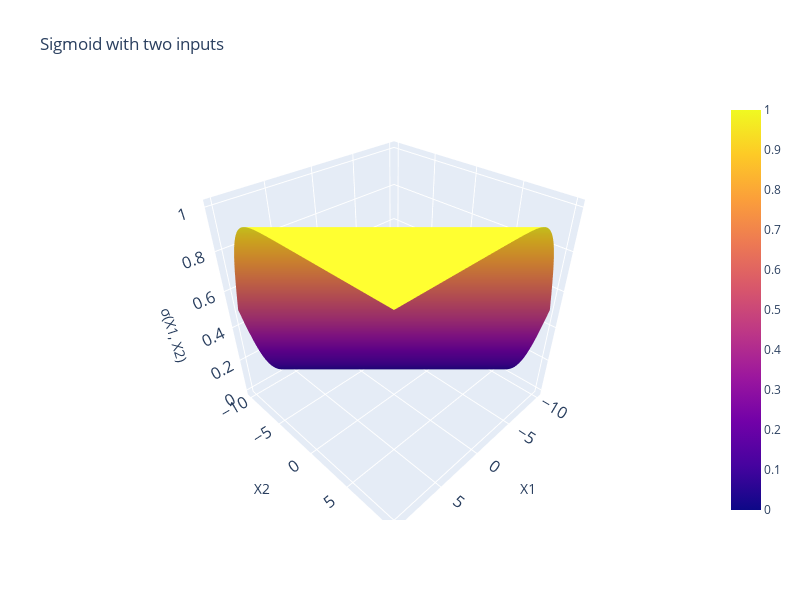

Notebook source saved alongside this figure:
### Markdown cell above
Interesting: our result is certainly not like the straight line produced by finding the graph of averages for a linear relationship. We can make two observations:

* All predictions on our line are between 0 and 1
* The predictions are **non-linear**, following a rough "S" shape

Let's think more about what we've just done.

To find the average $y$ value for each bin, we computed:

$$\frac{1 \text{(\# Y = 1 in bin)} + 0 \text{(\# Y = 0 in bin)}}{\text{\# datapoints in bin}} = \frac{\text{\# Y = 1 in bin}}{\text{\# datapoints in bin}} = P(\text{Y = 1} | \text{bin})$$

This is simply the probability of a datapoint in that bin belonging to Class 1! This aligns with our observation from earlier: all of our predictions lie between 0 and 1, just as we would expect for a probability.

Our graph of averages was really modeling the probability, $p$, that a datapoint belongs to Class 1, or essentially that $\text{Y = 1}$ for a particular value of $\text{x}$.

$$ p = P(Y = 1 | \text{ x} )$$

In logistic regression, we have a new modeling goal. We want to model the **probability that a particular datapoint belongs to Class 1** by approximating the S-shaped curve we plotted above. However, we've only learned about linear modeling techniques like Linear Regression and OLS.

### The Sigmoid Function

Let's start by identifying an S-shaped function that maps ($-\infty$, $\infty$) inputs to (0,1) outputs—the **sigmoid ($\sigma$) function**. It is also known as the logistic function or the inverse logit function.

$$\sigma(x) = \frac{1}{1+e^{-x}}$$

```{image} images/sigmoid.png
:alt: The signmoid curve
:width:400
```

As it turns out, the logistic regression model fits a sigmoid function to the data. We can also shift and scale the sigmoid function just as if we were transforming any other function to fit our data:
$$\sigma(\theta_0+\theta x) = \frac{1}{1+e^{-(\theta_0+\theta_1x)}}$$

Note that our input to the sigmoid function here looks exactly like simple linear regression! And just like in ordinary least squares, we're not limited to one input:
$$P(Y=1 \mid x) = \sigma(\theta_0 + \theta_1 x_1 + \theta_2 x_2 ) = \frac{1}{1+e^{-(\theta_0 + \theta_1 x_1 + \theta_2 x_2)}}$$

````{dropdown} Click to see the code
```python
import plotly.graph_objects as go

# Plot a 3D sigmoid surface
x1 = np.linspace(-10, 10, 100)
x2 = np.linspace(-10, 10, 100)
X1, X2 = np.meshgrid(x1, x2)
y_values = 1/(1 + np.exp(-(X1 + X2)))

# Create a 3D surface plot for the sigmoid function
fig = go.Figure(data=[go.Surface(z=y_values, x=X1[0], y=X2[:, 0])])

# Update layout for better visualization
fig.update_layout(
  title="Sigmoid with two inputs",
  scene=dict(
    xaxis_title="X1",
    yaxis_title="X2",
    zaxis_title="\u03C3(X1, X2)"
  ),
  width=800,
  height=600
)

# Reduce tick label size
fig.update_layout(
    scene=dict(
        xaxis=dict(tickfont=dict(size=14)),
        yaxis=dict(tickfont=dict(size=14)),
        zaxis=dict(tickfont=dict(size=14))
    )
)

fig.show()
```
````

### Code cell
import plotly.graph_objects as go

# Plot a 3D sigmoid surface
x1 = np.linspace(-10, 10, 100)
x2 = np.linspace(-10, 10, 100)
X1, X2 = np.meshgrid(x1, x2)
y_values = 1/(1 + np.exp(-(X1 + X2)))

# Create a 3D surface plot for the sigmoid function
fig = go.Figure(data=[go.Surface(z=y_values, x=X1[0], y=X2[:, 0])])

# Update layout for better visualization
fig.update_layout(
  title="Sigmoid with two inputs",
  scene=dict(
    xaxis_title="X1",
    yaxis_title="X2",
    zaxis_title="\u03C3(X1, X2)"
  ),
  width=800,
  height=600
)

# Reduce tick label size
fig.update_layout(
    scene=dict(
        xaxis=dict(tickfont=dict(size=14)),
        yaxis=dict(tickfont=dict(size=14)),
        zaxis=dict(tickfont=dict(size=14))
    )
)

fig.show()

### Figure 1 — Plotly figure (JSON) as saved in the notebook; plotly's stock layout.template omitted (floating-point values rounded to 4 significant figures; data arrays with more than 128 entries replaced by an {"elided": "..."} marker saying what was removed)
{"data": [{"type": "surface", "x": [-10.0, -9.798, -9.596, -9.394, -9.192, -8.99, -8.788, -8.586, -8.384, -8.182, -7.98, -7.778, -7.576, -7.374, -7.172, -6.97, -6.768, -6.566, -6.364, -6.162, -5.96, -5.758, -5.556, -5.354, -5.152, -4.949, -4.747, -4.545, -4.343, -4.141, -3.939, -3.737, -3.535, -3.333, -3.131, -2.929, -2.727, -2.525, -2.323, -2.121, -1.919, -1.717, -1.515, -1.313, -1.111, -0.9091, -0.7071, -0.5051, -0.303, -0.101, 0.101, 0.303, 0.5051, 0.7071, 0.9091, 1.111, 1.313, 1.515, 1.717, 1.919, 2.121, 2.323, 2.525, 2.727, 2.929, 3.131, 3.333, 3.535, 3.737, 3.939, 4.141, 4.343, 4.545, 4.747, 4.949, 5.152, 5.354, 5.556, 5.758, 5.96, 6.162, 6.364, 6.566, 6.768, 6.97, 7.172, 7.374, 7.576, 7.778, 7.98, 8.182, 8.384, 8.586, 8.788, 8.99, 9.192, 9.394, 9.596, 9.798, 10.0], "y": [-10.0, -9.798, -9.596, -9.394, -9.192, -8.99, -8.788, -8.586, -8.384, -8.182, -7.98, -7.778, -7.576, -7.374, -7.172, -6.97, -6.768, -6.566, -6.364, -6.162, -5.96, -5.758, -5.556, -5.354, -5.152, -4.949, -4.747, -4.545, -4.343, -4.141, -3.939, -3.737, -3.535, -3.333, -3.131, -2.929, -2.727, -2.525, -2.323, -2.121, -1.919, -1.717, -1.515, -1.313, -1.111, -0.9091, -0.7071, -0.5051, -0.303, -0.101, 0.101, 0.303, 0.5051, 0.7071, 0.9091, 1.111, 1.313, 1.515, 1.717, 1.919, 2.121, 2.323, 2.525, 2.727, 2.929, 3.131, 3.333, 3.535, 3.737, 3.939, 4.141, 4.343, 4.545, 4.747, 4.949, 5.152, 5.354, 5.556, 5.758, 5.96, 6.162, 6.364, 6.566, 6.768, 6.97, 7.172, 7.374, 7.576, 7.778, 7.98, 8.182, 8.384, 8.586, 8.788, 8.99, 9.192, 9.394, 9.596, 9.798, 10.0], "z": {"elided": "100x100 float values"}}], "layout": {"height": 600, "scene": {"xaxis": {"tickfont": {"size": 14}, "title": {"text": "X1"}}, "yaxis": {"tickfont": {"size": 14}, "title": {"text": "X2"}}, "zaxis": {"tickfont": {"size": 14}, "title": {"text": "σ(X1, X2)"}}}, "title": {"text": "Sigmoid with two inputs"}, "width": 800}}
